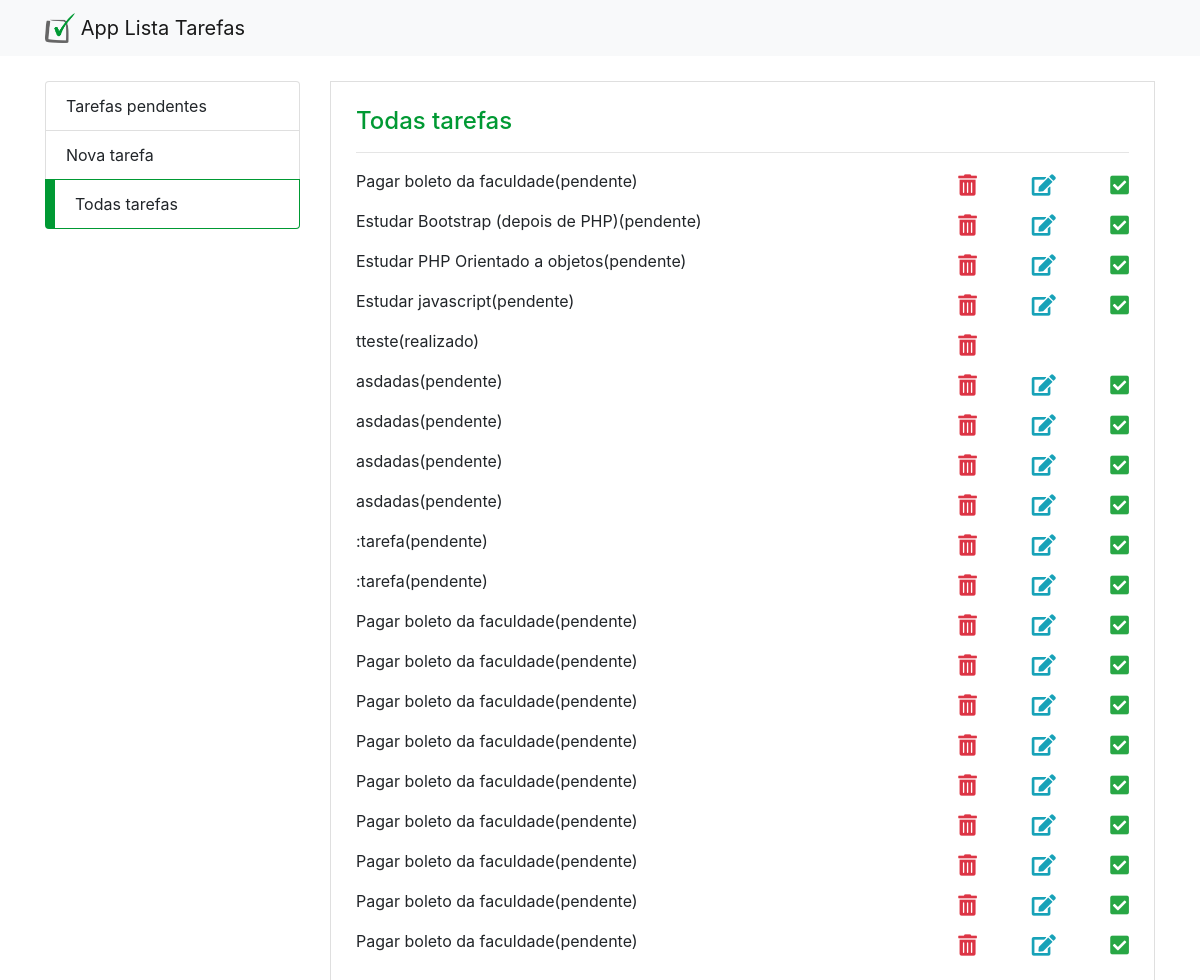
Page /app_lista_tarefas_public/todas_tarefas.php on the committed database.
### tables this page shows
CREATE TABLE IF NOT EXISTS `tb_tarefas` (
  `id` int(11) NOT NULL AUTO_INCREMENT,
  `id_status` int(11) NOT NULL DEFAULT '1',
  `tarefa` text NOT NULL,
  `data_cadastrado` datetime NOT NULL DEFAULT CURRENT_TIMESTAMP,
  PRIMARY KEY (`id`),
  KEY `id_status` (`id_status`)
);

CREATE TABLE IF NOT EXISTS `tb_status` (
  `id` int(11) NOT NULL AUTO_INCREMENT,
  `status` varchar(25) NOT NULL,
  PRIMARY KEY (`id`)
);

### app_lista_tarefas/tarefa.service.php (called while the page is built, shortened)
<?php
class TarefaService{
	private $conexao;
	public function __construct(Conexao $conexao, Tarefa $tarefa){
		$this->conexao = $conexao->conectar();
	}
	public function recuperar() {
		$query = 'SELECT
					t.id, s.status, tarefa
				FROM
					tb_tarefas
				as
					t
				left join
					tb_status as s
				on (t.id_status = s.id)';
		$stmt = $this->conexao->prepare($query);
		$stmt->execute();
		return $stmt->fetchAll(PDO::FETCH_OBJ);
	}
}
?>

### app_lista_tarefas/conexao.php (called while the page is built)
<?php
class Conexao{
	private $host = 'localhost';
	private $dbname = 'php_com_pdo';
	private $user = 'root';
	private $pass = '';
	public function conectar() {
		try{
			$conexao = new PDO(
				"mysql:host=$this->host;dbname=$this->dbname",
				"$this->user",
				"$this->pass"
			);
			return $conexao;
		}catch(PDOException $e){
			echo '<p>'.$e->getMessage().'</p>';
		}
	}
}
?>

### app_lista_tarefas_public/tarefa_controller.php (called while the page is built)
<?php
require_once '../../app_lista_tarefas/tarefa_controller.php';
?>

### app_lista_tarefas/tarefa_controller.php (the view, shortened to what this page needs)
<?php
	require "../../app_lista_tarefas/tarefa.service.php";
	require "../../app_lista_tarefas/conexao.php";
$acao = isset($_GET['acao']) ? $_GET['acao'] : $acao;
if($acao == 'inserir') {
	$tarefa = new Tarefa();
	$tarefa->__set('tarefa', $_POST['tarefa']);
	$conexao = new Conexao();
	$tarefaService = new TarefaService($conexao, $tarefa);
	$tarefaService->inserir();
	header('Location:nova_tarefa.php?inclusao=1');
} else if($acao == 'recuperar') {
	$tarefa = new Tarefa();
	$conexao = new Conexao();
	$tarefaService = new TarefaService($conexao, $tarefa);
	$tarefas = $tarefaService->recuperar();
	function dados() {
		foreach ($GLOBALS['tarefas'] as $indice => $tarefa) { ?>
			<div class="row mb-3 d-flex align-items-center tarefa">
				<div class="col-sm-9" id="tarefa_<?=$tarefa->id?>">
					<?= $tarefa->tarefa ?>(<?=$tarefa->status?>)
				</div>
					<div class="col-sm-3 mt-2 d-flex justify-content-between">
						<i class="fas fa-trash-alt fa-lg text-danger" onclick="remover(<?=$tarefa->id ?>)"></i>
						<?php if($tarefa->status == 'pendente'){ ?>
							<i class="fas fa-edit fa-lg text-info" onclick="editar(<?= $tarefa->id ?>, '<?=$tarefa->tarefa?>')"></i>
							<i class="fas fa-check-square fa-lg text-success" onclick="marcarRealizada(<?= $tarefa->id ?>)"></i>
					<?php	} ?>
					</div>
			</div>
	<?php }
	}
}else if($acao == 'atualizar'){
	$tarefa = new Tarefa();
	$tarefa->__set('id', $_POST['id']);
	$tarefa->__set('tarefa', $_POST['tarefa']);
	$conexao = new Conexao();
	$tarefaService = new TarefaService($conexao, $tarefa);
	if($tarefaService->atualizar()){
		if(isset($_GET['pag']) and $_GET['pag'] == 'todas_tarefas'){
			header('Location: todas_tarefas.php');
		}else if(isset($_GET['pag']) and $_GET['pag'] == 'index'){
			header('Location: index.php');
		}
	}
}else if($acao == 'remover'){
	$tarefa = new Tarefa();
	$tarefa->__set('id', $_GET['id']);
	$conexao = new Conexao();
	$tarefaService = new TarefaService($conexao, $tarefa);
	$tarefaService->remover();
	if(isset($_GET['pag']) and $_GET['pag'] == 'todas_tarefas'){
		header('Location: todas_tarefas.php');
	}else if(isset($_GET['pag']) and $_GET['pag'] == 'index'){
		header('Location: index.php');
	}
}else if($acao == 'marcarRealizada'){
	$tarefa = new Tarefa();
	$tarefa->__set('id', $_GET['id'])->__set('id_status', 2);
	$conexao = new Conexao();
	$tarefaService = new TarefaService($conexao, $tarefa);
	$tarefaService->marcarRealizada();
	if(isset($_GET['pag']) and $_GET['pag'] == 'todas_tarefas'){
		header('Location: todas_tarefas.php');
	}else if(isset($_GET['pag']) and $_GET['pag'] == 'index'){
		header('Location: index.php');
	}
}else if($acao == 'pendente'){
	$tarefa = new Tarefa();
	$conexao = new Conexao();
	$tarefaService = new TarefaService($conexao, $tarefa);
	$tarefas = $tarefaService->pendente();
	function dados() {
		foreach ($GLOBALS['tarefas'] as $indice => $tarefa) { ?>
			<div class="row mb-3 d-flex align-items-center tarefa">
				<div class="col-sm-9" id="tarefa_<?=$tarefa->id?>">
					<?= $tarefa->tarefa ?>
				</div>
					<div class="col-sm-3 mt-2 d-flex justify-content-between">
						<i class="fas fa-trash-alt fa-lg text-danger" onclick="remover(<?=$tarefa->id ?>)"></i>
							<i class="fas fa-edit fa-lg text-info" onclick="editar(<?= $tarefa->id ?>, '<?=$tarefa->tarefa?>')"></i>
							<i class="fas fa-check-square fa-lg text-success" onclick="marcarRealizada(<?= $tarefa->id ?>)"></i>
					</div>
			</div>
	<?php }
	}
}
?>

### rows in the picture
tb_tarefas: tarefa "Pagar boleto da faculdade", id_status.status "pendente"
tb_tarefas: tarefa "Estudar Bootstrap (depois de PHP)", id_status.status "pendente"
tb_tarefas: tarefa "Estudar PHP Orientado a objetos", id_status.status "pendente"
tb_tarefas: tarefa "Estudar javascript", id_status.status "pendente"
tb_tarefas: tarefa "tteste", id_status.status "realizado"
tb_tarefas: tarefa "asdadas", id_status.status "pendente"
tb_tarefas: tarefa "asdadas", id_status.status "pendente"
tb_tarefas: tarefa "asdadas", id_status.status "pendente"
tb_tarefas: tarefa "asdadas", id_status.status "pendente"
tb_tarefas: tarefa ":tarefa", id_status.status "pendente"
tb_tarefas: tarefa ":tarefa", id_status.status "pendente"
tb_tarefas: tarefa "Pagar boleto da faculdade", id_status.status "pendente"
tb_tarefas: tarefa "Pagar boleto da faculdade", id_status.status "pendente"
tb_tarefas: tarefa "Pagar boleto da faculdade", id_status.status "pendente"
tb_tarefas: tarefa "Pagar boleto da faculdade", id_status.status "pendente"
tb_tarefas: tarefa "Pagar boleto da faculdade", id_status.status "pendente"
tb_tarefas: tarefa "Pagar boleto da faculdade", id_status.status "pendente"
tb_tarefas: tarefa "Pagar boleto da faculdade", id_status.status "pendente"
tb_tarefas: tarefa "Pagar boleto da faculdade", id_status.status "pendente"
tb_tarefas: tarefa "Pagar boleto da faculdade", id_status.status "pendente"
